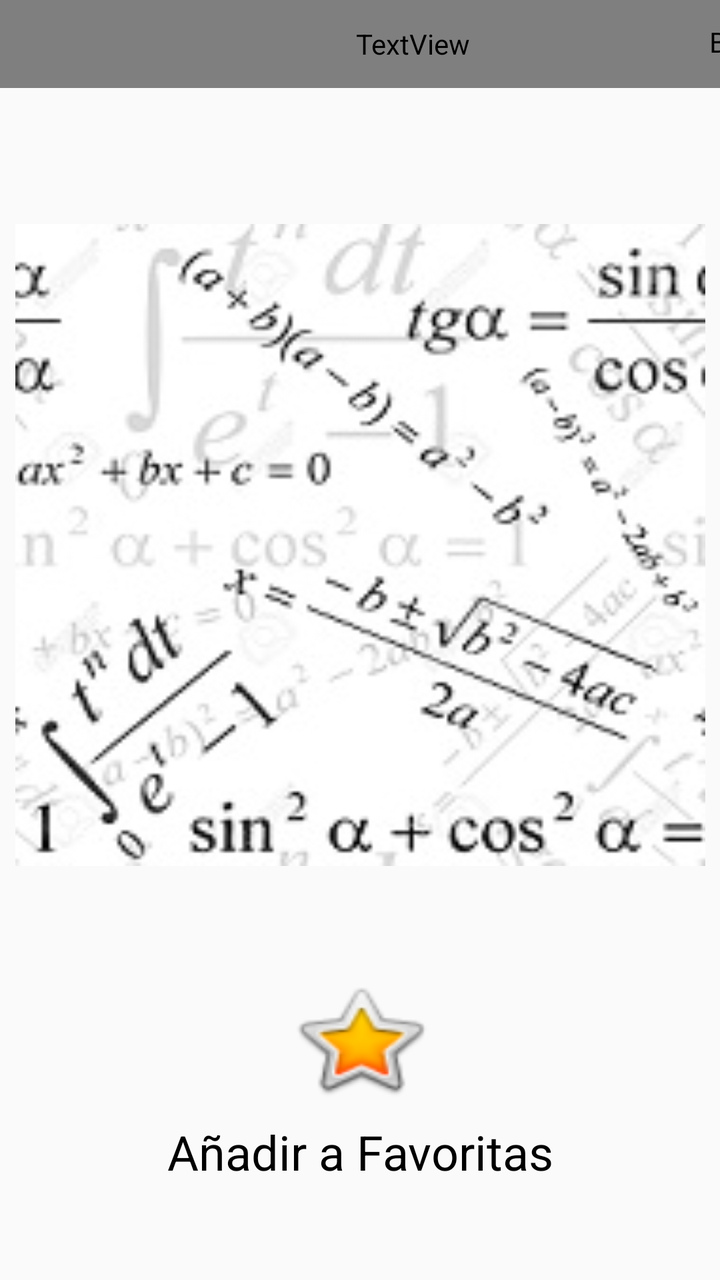
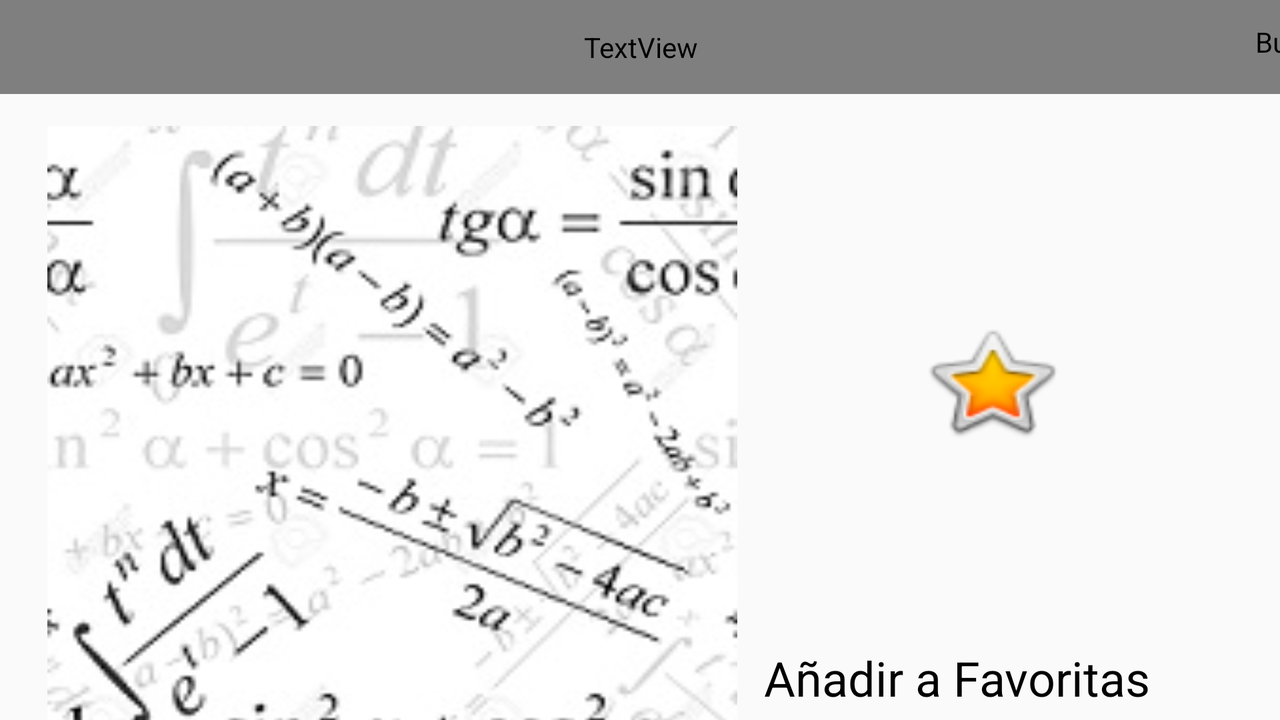

The same Android screen from two of the app's own layout files: first res/layout/ as a phone draws it, then the author's variant for another configuration, drawn on a device whose configuration selects that folder. Both files follow.
<!-- AndroidManifest.xml: application theme AppTheme -->
<!-- res/layout/activity_quim_formula2.xml -->
<?xml version="1.0" encoding="utf-8"?>
<androidx.constraintlayout.widget.ConstraintLayout xmlns:android="http://schemas.android.com/apk/res/android"
    xmlns:tools="http://schemas.android.com/tools"
    xmlns:app="http://schemas.android.com/apk/res-auto"
    android:orientation="vertical"
    android:layout_width="match_parent"
    android:layout_height="match_parent">

    <TextView
        android:id="@+id/txQuim_Formula2"
        android:layout_width="413dp"
        android:layout_height="44dp"
        android:background="@color/coloPanelFormula"
        android:textColor="@color/colorTexSeleccionCate"
        android:gravity="center"
        android:textSize="18sp"
        tools:ignore="MissingConstraints"
        tools:layout_editor_absoluteX="-2dp"
        tools:layout_editor_absoluteY="0dp" />

    <Button
        android:id="@+id/btURLF2"
        android:layout_width="44dp"
        android:layout_height="42dp"
        android:layout_marginEnd="16dp"
        android:layout_marginRight="16dp"
        android:background="@drawable/urln"
        android:textColor="@color/colorTexSeleccionCate"
        android:textSize="24sp"
        android:onClick="url"
        app:layout_constraintEnd_toEndOf="@+id/txQuim_Formula2"
        tools:ignore="MissingConstraints"
        tools:layout_editor_absoluteY="0dp" />


    <Button
        android:id="@+id/buttonFQuim2"
        android:layout_width="75dp"
        android:layout_height="64dp"
        android:layout_marginStart="8dp"
        android:layout_marginLeft="8dp"
        android:layout_marginTop="444dp"
        android:layout_marginEnd="8dp"

        android:layout_marginRight="8dp"
        android:background="@android:drawable/btn_star_big_on"
        app:layout_constraintEnd_toEndOf="parent"
        app:layout_constraintStart_toStartOf="parent"
        app:layout_constraintTop_toBottomOf="@+id/txQuim_Formula2"
        tools:ignore="MissingConstraints" />

    <TextView
        android:id="@+id/txAñadir"
        android:layout_width="307dp"
        android:layout_height="48dp"
        android:layout_marginStart="8dp"
        android:layout_marginLeft="8dp"
        android:layout_marginEnd="8dp"
        android:layout_marginRight="8dp"
        android:gravity="center"
        android:text="@string/a_adir_a_favotitas"
        android:textSize="24sp"
        app:layout_constraintEnd_toEndOf="parent"
        app:layout_constraintStart_toStartOf="parent"
        app:layout_constraintTop_toBottomOf="@+id/buttonFQuim2"
        tools:ignore="MissingConstraints" />

    <ImageView
        android:id="@+id/imageView2"
        android:layout_width="345dp"
        android:layout_height="321dp"
        android:layout_marginStart="8dp"
        android:layout_marginLeft="8dp"
        android:layout_marginTop="68dp"
        android:layout_marginEnd="8dp"
        android:layout_marginRight="8dp"
        android:background="@drawable/matema"
        android:contentDescription="@string/triangle"
        app:layout_constraintEnd_toEndOf="parent"
        app:layout_constraintStart_toStartOf="parent"
        app:layout_constraintTop_toBottomOf="@+id/txQuim_Formula2"
        tools:ignore="MissingConstraints" />

</androidx.constraintlayout.widget.ConstraintLayout>
<!-- resources referenced by this layout -->
<resources>
  <!-- drawable matema: jpg bitmap (drawable, 18597 bytes) -->
  <!-- drawable urln: jpg bitmap (drawable, 15780 bytes) -->
  <string name="a_adir_a_favotitas">Añadir a Favoritas</string>
  <string name="triangle">triangle</string>
  <style name="AppTheme" parent="Theme.AppCompat.Light.DarkActionBar">
          
          <item name="colorPrimary">@color/colorPrimary</item>
          <item name="colorPrimaryDark">@color/colorPrimaryDark</item>
          <item name="colorAccent">@color/colorAccent</item>
          <item name="android:textColor">@color/texColorListView</item>
          &gt;it
      </style>
  <color name="colorPrimary">#37474F</color>
  <color name="colorPrimaryDark">#37474F</color>
  <color name="colorAccent">#D81B60</color>
  <color name="texColorListView">#000000</color>
</resources>
<!-- res/layout-land/activity_quim_formula2.xml (the author's variant of the layout above) -->
<!-- drawn on the phone turned sideways -->
<?xml version="1.0" encoding="utf-8"?>
<androidx.constraintlayout.widget.ConstraintLayout xmlns:android="http://schemas.android.com/apk/res/android"
    xmlns:tools="http://schemas.android.com/tools"
    xmlns:app="http://schemas.android.com/apk/res-auto"
    android:orientation="vertical"
    android:layout_width="match_parent"
    android:layout_height="match_parent">

    <TextView
        android:id="@+id/txQuim_Formula2"
        android:layout_width="732dp"
        android:layout_height="47dp"
        android:layout_marginStart="8dp"
        android:layout_marginLeft="8dp"
        android:layout_marginEnd="8dp"
        android:layout_marginRight="8dp"
        android:background="@color/coloPanelFormula"
        android:gravity="center"
        android:textColor="@color/colorTexSeleccionCate"
        android:textSize="18sp"
        app:layout_constraintEnd_toEndOf="parent"
        app:layout_constraintStart_toStartOf="parent"
        tools:ignore="MissingConstraints"
        tools:layout_editor_absoluteY="0dp" />

    <Button
        android:id="@+id/btURLF2"
        android:layout_width="44dp"
        android:layout_height="42dp"
        android:layout_marginEnd="16dp"
        android:layout_marginRight="16dp"
        android:background="@drawable/urln"
        android:textColor="@color/colorTexSeleccionCate"
        android:textSize="24sp"
        android:onClick="url"
        app:layout_constraintEnd_toEndOf="@+id/txQuim_Formula2"
        tools:ignore="MissingConstraints"
        tools:layout_editor_absoluteY="0dp" />


    <Button
        android:id="@+id/buttonFQuim2"
        android:layout_width="75dp"
        android:layout_height="64dp"
        android:layout_marginStart="8dp"
        android:layout_marginLeft="8dp"
        android:layout_marginTop="112dp"
        android:layout_marginEnd="8dp"

        android:layout_marginRight="8dp"
        android:background="@android:drawable/btn_star_big_on"
        app:layout_constraintEnd_toEndOf="parent"
        app:layout_constraintHorizontal_bias="0.82"
        app:layout_constraintStart_toStartOf="parent"
        app:layout_constraintTop_toBottomOf="@+id/txQuim_Formula2"
        tools:ignore="MissingConstraints" />

    <TextView
        android:id="@+id/txAñadir"
        android:layout_width="307dp"
        android:layout_height="48dp"
        android:layout_marginStart="8dp"
        android:layout_marginLeft="8dp"
        android:layout_marginTop="92dp"
        android:layout_marginEnd="8dp"
        android:layout_marginRight="8dp"
        android:gravity="center"
        android:text="@string/a_adir_a_favotitas"
        android:textSize="24sp"
        app:layout_constraintEnd_toEndOf="parent"
        app:layout_constraintHorizontal_bias="1.0"
        app:layout_constraintStart_toStartOf="parent"
        app:layout_constraintTop_toBottomOf="@+id/buttonFQuim2"
        tools:ignore="MissingConstraints" />

    <ImageView
        android:id="@+id/imageView2"
        android:layout_width="345dp"
        android:layout_height="321dp"
        android:layout_marginStart="8dp"
        android:layout_marginLeft="8dp"
        android:layout_marginTop="16dp"
        android:layout_marginEnd="8dp"
        android:layout_marginRight="8dp"
        android:background="@drawable/matema"
        android:contentDescription="@string/triangle"
        app:layout_constraintEnd_toEndOf="parent"
        app:layout_constraintHorizontal_bias="0.056"
        app:layout_constraintStart_toStartOf="parent"
        app:layout_constraintTop_toBottomOf="@+id/txQuim_Formula2"
        tools:ignore="MissingConstraints" />

</androidx.constraintlayout.widget.ConstraintLayout>
